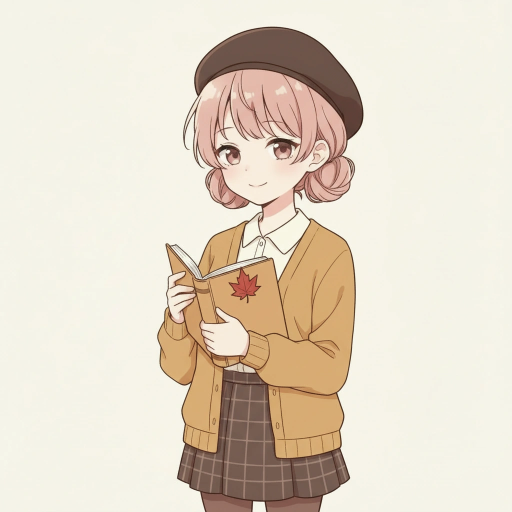
#> input picture pipeline/ritsu_picks/autumn-look.webp, 1024 x 1024 px, given in place of sit-smile.webp, which was not available (shown at 1/2 size)
$ python -i ritsu_special_more.py   (imports and definitions only)
#> lines starting #> are read from the running program, lines starting #| are printed output that depends on the picture
### pipeline/tts_gemini.py
"""聞き流しの「声2」（T061）：Agent Platform（Vertex）の Gemini の音声合成で、読み方を言葉で指示して1本作る。

- キーは .secrets/google-vertex-key（サービスアカウントにひも付けたキー。Agent Platform API だけに絞ったもの）。請求は Google Cloud（トライアルのクレジット）
- 読み方の指示は「台本の形」（声の設定・演出のメモ・読ませる文を見出しで分ける）で渡す。日本語や英語の指示を文の前に置くと、
  指示の文まで読み上げた（2026-10-26。台本の形なら、指示なしと長さがほぼ同じ）
- 実在の特定の人物の声には似せない（一般的な声の性格として指示する）
"""
from __future__ import annotations

import base64
import json
import re
import subprocess
import tempfile
import threading
import time
import urllib.error
import urllib.request
from pathlib import Path

from common import ROOT
from tts_sample import split_long

MODEL = "gemini-3.8-flash-tts"  # Agent Platform（Vertex）で使える Gemini の音声合成（2026-10-26）


def script(style: str, profile: str = "A young, intelligent and cute Japanese anime heroine.", scene: str = "") -> str:
    return (f"# AUDIO PROFILE\n{profile}\n" + (f"## THE SCENE\n{scene}\n" if scene else "")
            + f"## DIRECTOR'S NOTES\nStyle: {style}\n"
            "Only speak the transcript below. Do not read these notes.\n## TRANSCRIPT\n")


# 2026-10-26：見本を聞き比べて、Leda ＋「舌足らず」の指示に決めた（見本の 9 番）
TONGUE = ("A sweet, slightly babyish-sounding Japanese anime girl with a tongue-tied way of speaking (shita-tarazu): "
          "consonants soft and rounded, 's' sounds slightly lisped, words gently running together; high, airy, sugary voice.")
TONGUE_STYLE = ("soft and close to the mic, a little sleepy and clingy; drawn-out vowels at the end of phrases; "
                "cute but still understandable, legal terms recognizable; slow, relaxed pace; never loud.")
LEDA_VOICE = "Leda"
LEDA_PROMPT = script(TONGUE_STYLE, TONGUE)

# 使ったトークンの合計（費用の見積もり用。usageMetadata をそのまま足す）
usage: dict[str, int] = {}
_usage_lock = threading.Lock()


# [64 lines left out: functions vertex_key, synth_one, synth, not called in this run]

### pipeline/ritsu_special_more.py
"""律の特別な衣装の「普段の違い」の素材（docs/ritsu-special-ideas.md の試作）：セリフと声・絵・ループ動画を作り、audio/samples_char/special/<ID>/ へ。

  CHAR_PY の python で：python pipeline/ritsu_special_more.py lines|images|videos [ID]

1つ失敗しても残りを作る。あるものは作り直さない。git にも app/public/ にも入れない（R2 へ。ritsu_special_finish.py upload）
"""
from __future__ import annotations

import json
import os
import subprocess
import sys
import tempfile
from pathlib import Path

import char_cut as cc
import char_image as ci
import ritsu_special_finish as fin
import ritsu_video as rv
from common import ROOT
from PIL import Image

LINES = ROOT / "app" / "src" / "ritsu" / "lines.json"
MORE = ROOT / "pipeline" / "ritsu_special_more_lines.json"
TAIL = " Absolutely no text or letters anywhere. Original design, not resembling any existing anime character, VTuber or real person. Modest clothing, she is about 15 years old."
GREEN = "on a completely flat pure bright green background (#00FF00) with no shadow, no gradient and no other objects. Green must not appear on the subject."


def design(cid: str) -> dict:
    d = json.loads((ROOT / "pipeline" / "ritsu_special.json").read_text(encoding="utf-8"))
    return {**next(c for c in d["costumes"] if c["id"] == cid), "backgrounds": d["backgrounds"]}


# [69 lines left out: functions lines, save, images, not called in this run]


def sit_source(cid: str, out: Path) -> None:
    """腰かける絵を緑の上に、9:16 の中央へ（動画のあとで同じ範囲を切り出す）"""
#> called with cid = 'ritsu_picks/autumn-look.webp', out = 'out.png'
    sit = Image.open(fin.SPECIAL / cid / "sit-smile.webp").convert("RGBA")
    k = 720 / sit.width * 0.8
#> k = 0.562
    s = sit.resize((round(sit.width * k), round(sit.height * k)), Image.LANCZOS)
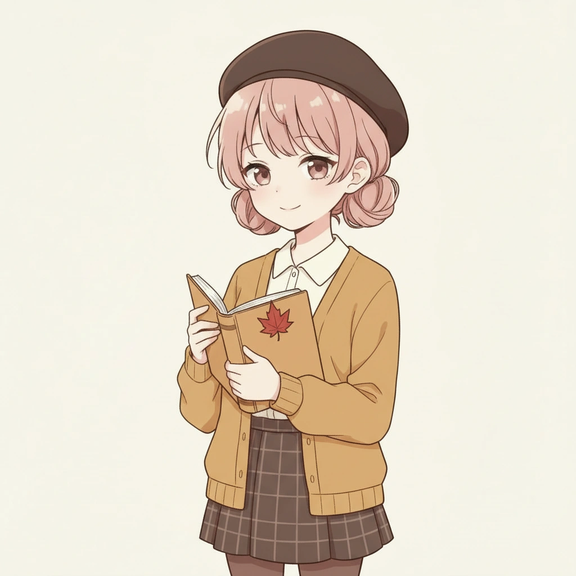
#> s: PIL image 576x576 RGBA; mean R, G, B, A 227.7, 216.6, 200.4, 255
    bg = Image.new("RGB", (720, 1280), (0, 255, 0))
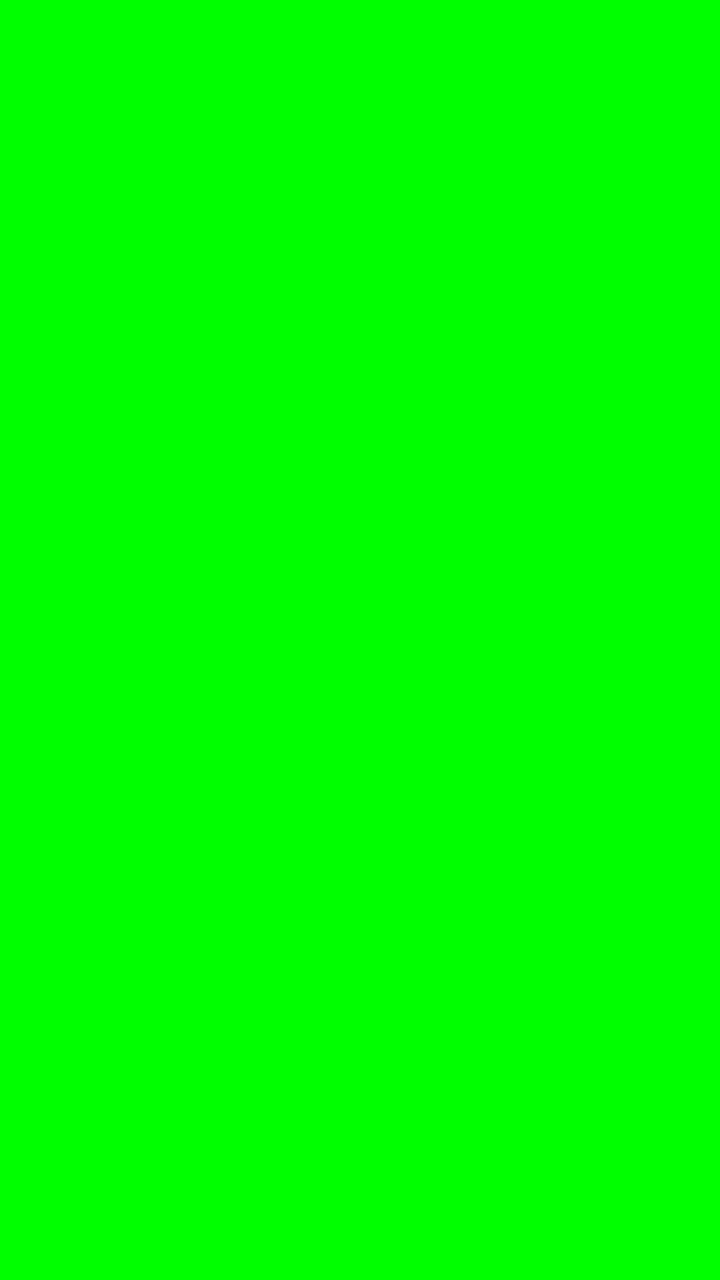
#> bg: PIL image 720x1280 RGB; mean R, G, B 0, 255, 0
    bg.paste(s, ((720 - s.width) // 2, (1280 - s.height) // 2), s)
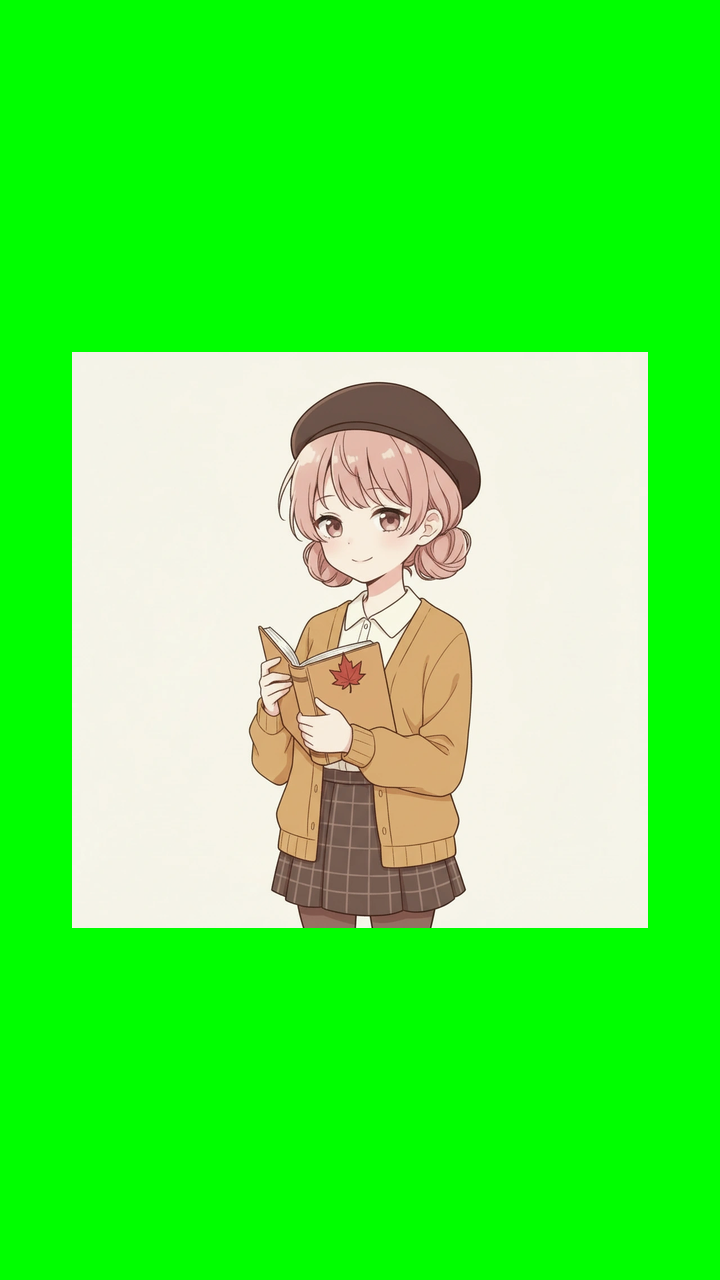
#> bg: PIL image 720x1280 RGB; mean R, G, B 82, 241.2, 72.1
    bg.save(out)


# [41 lines left out: function videos, not called in this run]


# [2 lines not run here, left out]

>>> result = sit_source('ritsu_picks/autumn-look.webp', 'out.png')
